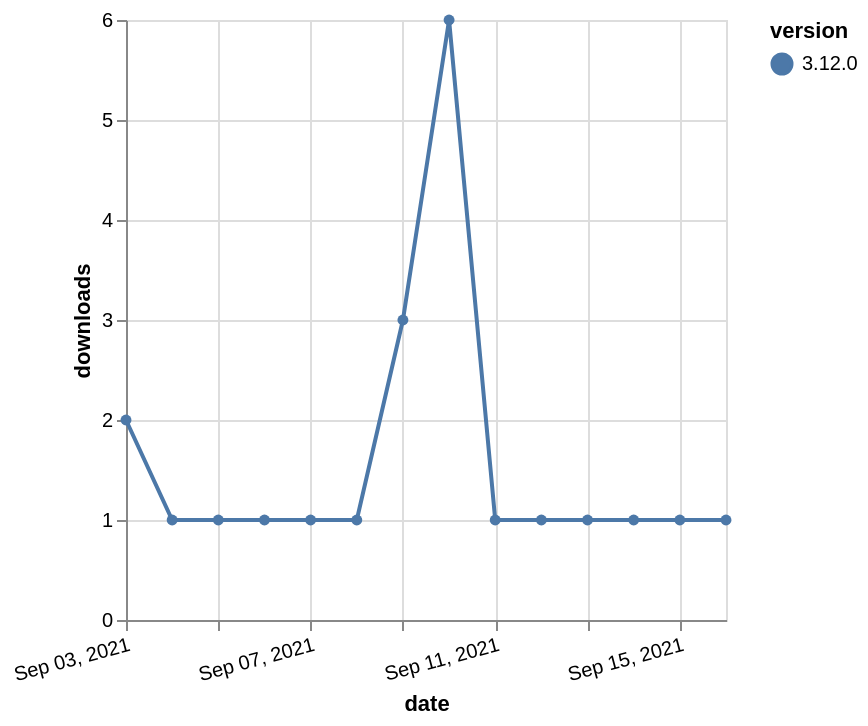

Specify this chart in Vega-Lite:
### Vega-Lite specification from a JSON file in a GitHub repository (floating-point values rounded to 4 significant figures)
{"$schema": "https://vega.github.io/schema/vega-lite/v5.json", "description": "A simple bar chart with embedded data.", "data": {"values": [{"date": "2021-09-03", "total": 510, "delta": 2, "version": "3.12.0"}, {"date": "2021-09-04", "total": 511, "delta": 1, "version": "3.12.0"}, {"date": "2021-09-05", "total": 512, "delta": 1, "version": "3.12.0"}, {"date": "2021-09-06", "total": 513, "delta": 1, "version": "3.12.0"}, {"date": "2021-09-07", "total": 514, "delta": 1, "version": "3.12.0"}, {"date": "2021-09-08", "total": 515, "delta": 1, "version": "3.12.0"}, {"date": "2021-09-09", "total": 518, "delta": 3, "version": "3.12.0"}, {"date": "2021-09-10", "total": 524, "delta": 6, "version": "3.12.0"}, {"date": "2021-09-11", "total": 525, "delta": 1, "version": "3.12.0"}, {"date": "2021-09-12", "total": 526, "delta": 1, "version": "3.12.0"}, {"date": "2021-09-13", "total": 527, "delta": 1, "version": "3.12.0"}, {"date": "2021-09-14", "total": 528, "delta": 1, "version": "3.12.0"}, {"date": "2021-09-15", "total": 529, "delta": 1, "version": "3.12.0"}, {"date": "2021-09-16", "total": 530, "delta": 1, "version": "3.12.0"}]}, "width": "container", "mark": {"type": "line", "point": {"filled": true}}, "encoding": {"x": {"field": "date", "type": "temporal", "timeUnit": "yearmonthdate", "title": "date", "axis": {"labelAngle": -15}}, "y": {"field": "delta", "type": "quantitative", "title": "downloads"}, "color": {"field": "version", "type": "nominal"}, "tooltip": {"field": "delta"}}}
